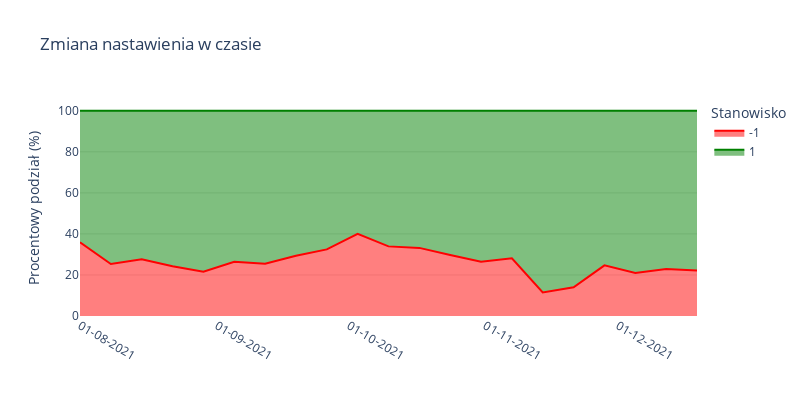

The cell this chart's notebook holds for it:
### Code cell
plot_area(weeks_extreme, 'Zmiana nastawienia w czasie', './figures/stance_over_time_tweets.pdf')

### Figure 1 — Plotly figure (JSON) as saved in the notebook; plotly's stock layout.template omitted (floating-point values rounded to 4 significant figures)
{"data": [{"fillpattern": {"shape": ""}, "hovertemplate": "Stanowisko=-1<br>=%{x}<br>Procentowy podział (%)=%{y}<extra></extra>", "legendgroup": "-1", "line": {"color": "red"}, "marker": {"symbol": "circle"}, "mode": "lines", "name": "-1", "orientation": "v", "showlegend": true, "stackgroup": "1", "type": "scatter", "x": ["2021-08-01T00:00:00", "2021-08-08T00:00:00", "2021-08-15T00:00:00", "2021-08-22T00:00:00", "2021-08-29T00:00:00", "2021-09-05T00:00:00", "2021-09-12T00:00:00", "2021-09-19T00:00:00", "2021-09-26T00:00:00", "2021-10-03T00:00:00", "2021-10-10T00:00:00", "2021-10-17T00:00:00", "2021-10-24T00:00:00", "2021-10-31T00:00:00", "2021-11-07T00:00:00", "2021-11-14T00:00:00", "2021-11-21T00:00:00", "2021-11-28T00:00:00", "2021-12-05T00:00:00", "2021-12-12T00:00:00", "2021-12-19T00:00:00"], "xaxis": "x", "y": [35.96, 25.34, 27.62, 24.24, 21.6, 26.43, 25.44, 29.39, 32.47, 40.03, 33.93, 33.19, 29.75, 26.49, 28.1, 11.51, 13.97, 24.66, 20.93, 22.85, 22.22], "yaxis": "y"}, {"fillpattern": {"shape": ""}, "hovertemplate": "Stanowisko=1<br>=%{x}<br>Procentowy podział (%)=%{y}<extra></extra>", "legendgroup": "1", "line": {"color": "green"}, "marker": {"symbol": "circle"}, "mode": "lines", "name": "1", "orientation": "v", "showlegend": true, "stackgroup": "1", "type": "scatter", "x": ["2021-08-01T00:00:00", "2021-08-08T00:00:00", "2021-08-15T00:00:00", "2021-08-22T00:00:00", "2021-08-29T00:00:00", "2021-09-05T00:00:00", "2021-09-12T00:00:00", "2021-09-19T00:00:00", "2021-09-26T00:00:00", "2021-10-03T00:00:00", "2021-10-10T00:00:00", "2021-10-17T00:00:00", "2021-10-24T00:00:00", "2021-10-31T00:00:00", "2021-11-07T00:00:00", "2021-11-14T00:00:00", "2021-11-21T00:00:00", "2021-11-28T00:00:00", "2021-12-05T00:00:00", "2021-12-12T00:00:00", "2021-12-19T00:00:00"], "xaxis": "x", "y": [64.04, 74.66, 72.38, 75.76, 78.4, 73.57, 74.56, 70.61, 67.53, 59.97, 66.07, 66.81, 70.25, 73.51, 71.9, 88.49, 86.03, 75.34, 79.07, 77.15, 77.78], "yaxis": "y"}], "layout": {"height": 400, "legend": {"bgcolor": "rgba(0, 0, 0, 0)", "title": {"text": "Stanowisko"}, "tracegroupgap": 0}, "plot_bgcolor": "rgba(0, 0, 0, 0)", "title": {"text": "Zmiana nastawienia w czasie"}, "width": 800, "xaxis": {"anchor": "y", "domain": [0, 1], "showgrid": false, "tickangle": 30, "tickformat": "%d-%m-%Y", "title": {"text": ""}}, "yaxis": {"anchor": "x", "domain": [0, 1], "gridcolor": "rgba(0, 0, 0, 0.1)", "showgrid": true, "title": {"text": "Procentowy podział (%)"}}}}
